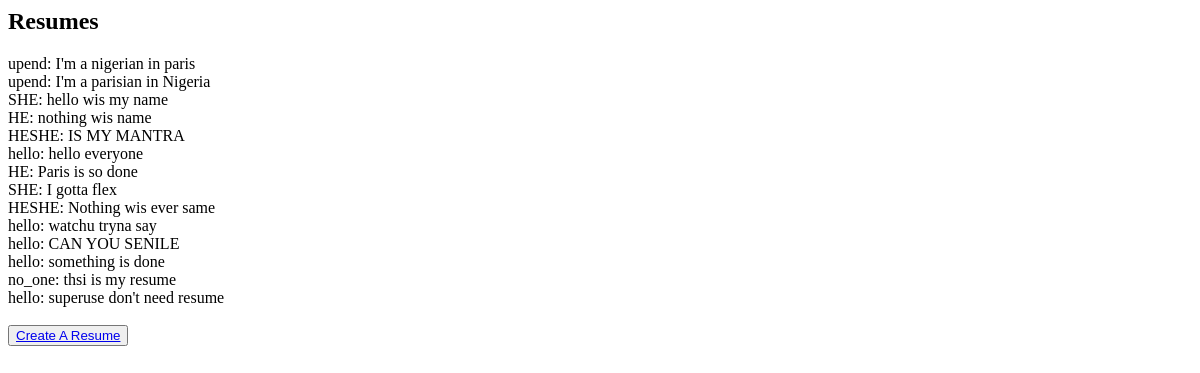
Before: /resumes/ with the older database file.
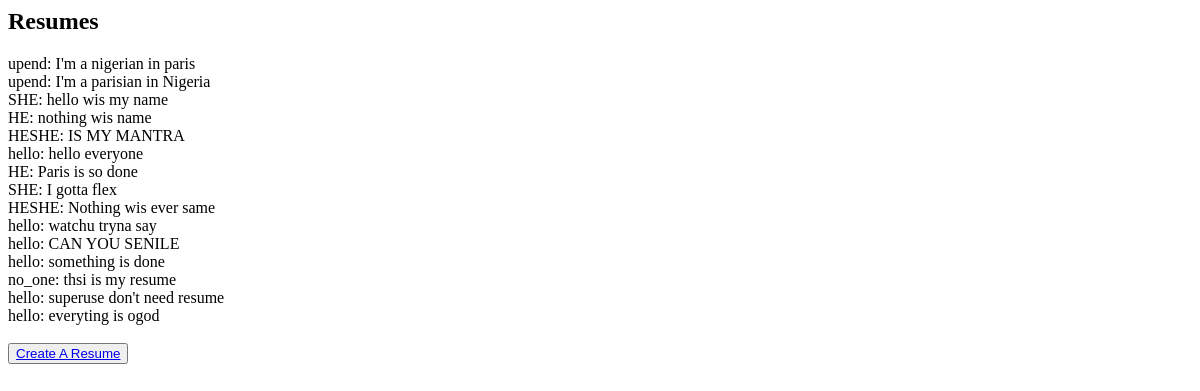
After: the same page with the newer database file.
### resume/models.py (models this page shows)
class Resume(models.Model):
    description = models.TextField(max_length=1024)
    author = models.ForeignKey(User, on_delete=models.PROTECT)

### resume/views.py (the view)
# urls.py: path('', views.ResumeView.as_view()),
class ResumeView(View):
    template_name = 'resume/resumes.html'
    model = Resume
    def get(self, request, *args, **kwargs):
        return render(request, self.template_name, context={'resumes': Resume.objects.all()})

### resume/templates/resume/resumes.html (shortened to what this page needs)
<h2>Resumes</h2>
{% for resume in resumes %}
    <div>{{ resume.author }}: {{ resume.description }}</div>
{% endfor %}
<div>
    <button><a href="new/">Create A Resume</a></button>
</div>

Changed rows visible on the page:
added Resume: author "hello", description "everyting is ogod"
